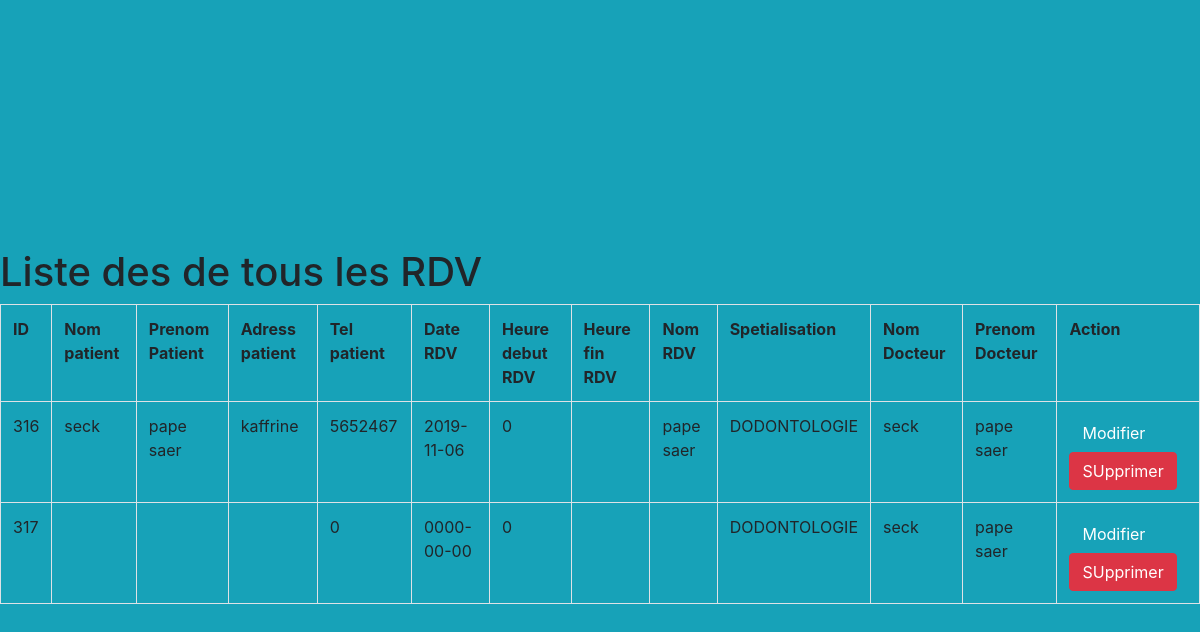
The page /view/listertRDV2.php (signed in) on the database its author committed.
### tables this page shows
CREATE TABLE `V_RDV_Patients_Inscrits` (
  `Nom_inscrit` varchar(50) NOT NULL,
  `prenom_inscrit` varchar(50) NOT NULL,
  `Domaine` varchar(50) NOT NULL,
  `Nom_Patient` varchar(50) NOT NULL,
  `Prenom_patient` varchar(50) NOT NULL,
  `Tel_patient` int(11) NOT NULL,
  `Adress_patient` varchar(50) NOT NULL,
  `Date_RDV` date NOT NULL,
  `Heured_RDV` int(11) NOT NULL,
  `Nom_RDV` varchar(50) NOT NULL,
  `id` int(11) NOT NULL,
  `Statut` varchar(50) NOT NULL,
  `Logine` varchar(50) NOT NULL,
  `Mot_pass` varchar(50) NOT NULL,
  `Date_indispo` date NOT NULL,
  `Heure_indispo` time NOT NULL
);

### view/listertRDV2.php (the view, shortened to what this page needs)
<?php
 $pdo = new PDO
 (
     'mysql:host=localhost;dbname=Hopital1;charset=UTF8',
     'root',
     'papepol1',
     [
         PDO::ATTR_ERRMODE => PDO::ERRMODE_EXCEPTION,
         PDO::ATTR_DEFAULT_FETCH_MODE => PDO::FETCH_ASSOC
     ]
 );
$sql="SELECT * FROM V_RDV_Patients_Inscrits WHERE id=id and Domaine='DODONTOLOGIE'";
$query = $pdo->prepare($sql);
$query->execute();
$V_RDV_Patients_Inscrits = $query->fetchAll(PDO::FETCH_OBJ);
?>
<!doctype html>
<html lang="en">
  <head>
    <link rel="stylesheet" href="https://stackpath.bootstrapcdn.com/bootstrap/4.3.1/css/bootstrap.min.css">
  </head>
  <?php
  require_once 'header1.php';
  ?><br><br><br><br><br><br><br><br>
<body class="bg-info">
                    <h1><CAPTION> Liste des de tous les RDV </CAPTION></h1>
                    <div>
                              <table class="table table-bordered">
                                   <tr>
                                        <th>ID</th>
                                       <th>Nom patient</th>
                                       <th>Prenom Patient</th>
                                       <th>Adress patient</th>
                                       <th>Tel patient </th>
                                       <th>Date RDV</th>
                                       <th>Heure debut RDV</th>
                                       <th>Heure fin RDV</th>
                                       <th>Nom RDV </th>
                                       <th>Spetialisation</th>
                                       <th>Nom Docteur</th>
                                       <th>Prenom Docteur </th>
                                       <th>Action</th>
                                   </tr>
                     <?php foreach($V_RDV_Patients_Inscrits  as $RDV):  ?>
                        <tr>
                            <td><?= $RDV->id; ?></td>
                            <td><?= $RDV->Nom_Patient; ?></td>
                            <td><?= $RDV->Prenom_patient; ?></td>
                            <td><?= $RDV->Adress_patient; ?></td>
                            <td><?= $RDV->Tel_patient; ?></td>
                            <td><?= $RDV->Date_RDV; ?></td>
                            <td><?= $RDV->Heured_RDV; ?></td>
                            <td><?= $RDV->Heuref_RDV; ?></td>
                            <td><?= $RDV->Nom_RDV; ?></td>
                            <td><?= $RDV->Domaine; ?></td>
                            <td><?= $RDV->Nom_inscrit; ?></td>
                            <td><?= $RDV->prenom_inscrit; ?></td>
                            <td><a onclick="return confirm('Voulez vous vraiment modifier?')" href="modification.php?id=<?=$RDV->id;?>" class="btn btn-info">Modifier</a>
                            <a onclick="return confirm('Voulez vous vraiment supprimer?')" href="sup2.php?id=<?=$RDV->id;?>" class="btn btn-danger">SUpprimer</a>
                            </td>
                        </tr>
                    <?php endforeach;  ?>
                              </table>
  </body>
</html>

### rows shown on the page
v_rdv_patients_inscrits: id "316", Nom_Patient "seck", Prenom_patient "pape saer", Adress_patient "kaffrine", Tel_patient "5652467", Date_RDV "2019-11-06", Heured_RDV "0", Nom_RDV "pape saer", Domaine "DODONTOLOGIE", Nom_inscrit "seck", prenom_inscrit "pape saer"
v_rdv_patients_inscrits: id "317", Tel_patient "0", Date_RDV "0000-00-00", Heured_RDV "0", Domaine "DODONTOLOGIE", Nom_inscrit "seck", prenom_inscrit "pape saer"
